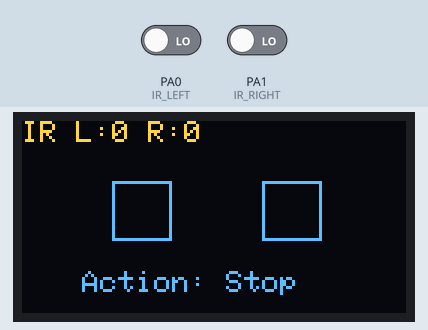
A sketch run on a simulated STM32 Blue Pill. Parts: 128×64 one-colour display. The inputs (shaded band) are chosen by the test bench; at power-on: PA0 (IR_LEFT) LOW, PA1 (IR_RIGHT) LOW. The OLED is the two-colour kind (top 16 rows yellow).

Above: at 2.7 s.
2.8 s: PA0 (IR_LEFT) driven HIGH
At 3.2 s:
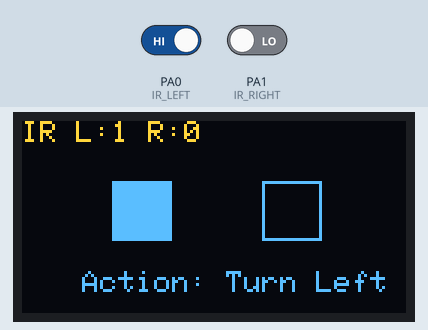
4.3 s: PA1 (IR_RIGHT) driven HIGH
At 5.4 s:
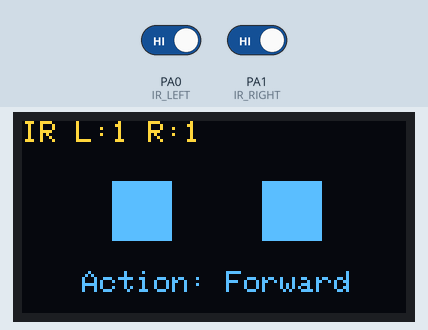
6.0 s: PA0 (IR_LEFT) driven LOW
At 6.5 s:
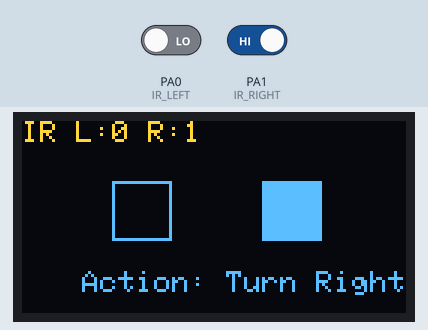
7.6 s: PA1 (IR_RIGHT) driven LOW
At 8.7 s:
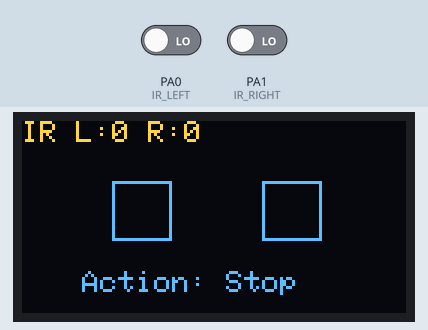
9.2 s: PA1 (IR_RIGHT) driven HIGH
At 9.8 s:
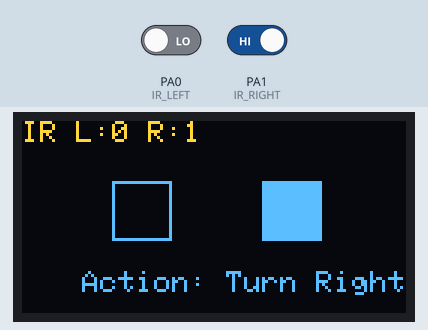
10.8 s: PA0 (IR_LEFT) driven HIGH and PA1 (IR_RIGHT) driven LOW
At 12.0 s:
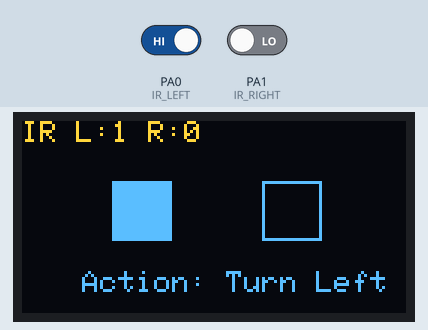
Timing chart, 0 to 13.5 s (numbered marks = the images above; inputs shaded):
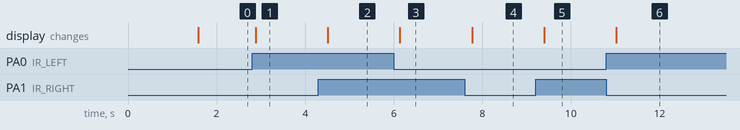

Measured:
- after the input at 2.8 s, the display: changes after 0.08 s (image 1)
- after the input at 4.3 s, the display: changes after 0.21 s (image 2)
- after the input at 6.0 s, the display: changes after 0.14 s (image 3)
- after the input at 7.6 s, the display: changes after 0.17 s (image 4)
- after the input at 9.2 s, the display: changes after 0.20 s (image 5)
- after the input at 10.8 s, the display: changes after 0.22 s (image 6)

The sketch:

LineFollower_2IR.ino
```cpp
#include <Wire.h>
#include <Adafruit_GFX.h>
#include <Adafruit_SSD1306.h>

#define SCREEN_WIDTH 128
#define SCREEN_HEIGHT 64
#define OLED_RESET -1
Adafruit_SSD1306 display(SCREEN_WIDTH, SCREEN_HEIGHT, &Wire, OLED_RESET);

// IR sensor pins
#define IR_LEFT PA0
#define IR_RIGHT PA1

void setup() {
  pinMode(IR_LEFT, INPUT);
  pinMode(IR_RIGHT, INPUT);

  display.begin(SSD1306_SWITCHCAPVCC, 0x3C);
  display.clearDisplay();
  display.setTextColor(SSD1306_WHITE);
  display.setTextSize(1);
  display.setCursor(10, 28);
  display.println("2-IR Line Follower");
  display.display();
  delay(1500);
}

void loop() {
  int leftIR = digitalRead(IR_LEFT);
  int rightIR = digitalRead(IR_RIGHT);
  String action = "";

   // Determine action
  if (leftIR == HIGH && rightIR == HIGH) action = "Forward";
  else if (leftIR == HIGH && rightIR == LOW) action = "Turn Left";
  else if (leftIR == LOW && rightIR == HIGH) action = "Turn Right";
  else action = "Stop";

  // OLED display
  display.clearDisplay();

  // Show IR values visually
  display.setCursor(0, 0);
  display.print("IR L:");
  display.print(leftIR);
  display.print(" R:");
  display.print(rightIR);

 display.drawRect(30,20,20,20,SSD1306_WHITE);
 if (leftIR) display.fillRect(30,20,20,20,SSD1306_WHITE);

 display.drawRect(80,20,20,20,SSD1306_WHITE);
 if(rightIR) display.fillRect(80,20,20,20,SSD1306_WHITE);

 display.setCursor(20,50);
 display.setTextSize(1);
  display.print("Action: ");
  display.print(action);

  display.display();
  delay(300);


}
```
